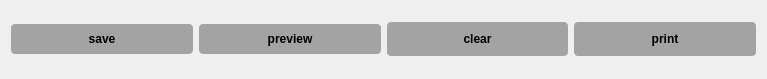
     <widget class="QFrame" name="action_button">
      <property name="minimumSize">
       <size>
        <width>767</width>
        <height>79</height>
       </size>
      </property>
      <property name="maximumSize">
       <size>
        <width>500</width>
        <height>62</height>
       </size>
      </property>
      <property name="styleSheet">
       <string notr="true">
border-radius: 10px;
border: None;
  </string>
      </property>
      <property name="frameShape">
       <enum>QFrame::StyledPanel</enum>
      </property>
      <property name="frameShadow">
       <enum>QFrame::Raised</enum>
      </property>
      <layout class="QHBoxLayout" name="horizontalLayout">
       <item>
        <widget class="QPushButton" name="save_btn">
         <property name="font">
          <font>
           <bold>true</bold>
          </font>
         </property>
         <property name="styleSheet">
          <string notr="true">                padding: 8px 16px; /* px-4 py-2 */
                border-radius: 4px; /* rounded-button */
                font-size: 0.875em; /* text-sm */
                font-weight: 1000; /* font-medium */
                white-space: nowrap;
                border: none;
background-color: rgb(163, 163, 163);</string>
         </property>
         <property name="text">
          <string>save</string>
         </property>
         <property name="icon">
          <iconset resource="../static.qrc">
           <normaloff>:/logo/images/save_40px.png</normaloff>:/logo/images/save_40px.png</iconset>
         </property>
         <property name="iconSize">
          <size>
           <width>32</width>
           <height>32</height>
          </size>
         </property>
        </widget>
       </item>
       <item>
        <widget class="QPushButton" name="preview_btn">
         <property name="font">
          <font>
           <bold>true</bold>
          </font>
         </property>
         <property name="styleSheet">
          <string notr="true">                padding: 8px 16px; /* px-4 py-2 */
                border-radius: 4px; /* rounded-button */
                font-size: 0.875em; /* text-sm */
                font-weight: 1000; /* font-medium */
                white-space: nowrap;
                border: none;
background-color: rgb(163, 163, 163);</string>
         </property>
         <property name="text">
          <string>preview</string>
         </property>
         <property name="icon">
          <iconset resource="../static.qrc">
           <normaloff>:/logo/images/fine_print_48px.png</normaloff>:/logo/images/fine_print_48px.png</iconset>
         </property>
         <property name="iconSize">
          <size>
           <width>32</width>
           <height>32</height>
          </size>
         </property>
        </widget>
       </item>
       <item>
        <widget class="QPushButton" name="clear_btn">
         <property name="font">
          <font>
           <bold>true</bold>
          </font>
         </property>
         <property name="styleSheet">
          <string notr="true">                padding: 10px; /* px-4 py-2 */
                border-radius: 4px; /* rounded-button */
                font-size: 0.875em; /* text-sm */
                font-weight: 1000; /* font-medium */
                white-space: nowrap;
                border: none;
background-color: rgb(163, 163, 163);</string>
         </property>
         <property name="text">
          <string>clear</string>
         </property>
         <property name="icon">
          <iconset resource="../static.qrc">
           <normaloff>:/logo/images/clear_symbol_64px.png</normaloff>:/logo/images/clear_symbol_64px.png</iconset>
         </property>
         <property name="iconSize">
          <size>
           <width>32</width>
           <height>32</height>
          </size>
         </property>
        </widget>
       </item>
       <item>
        <widget class="QPushButton" name="print_btn">
         <property name="font">
          <font>
           <bold>true</bold>
          </font>
         </property>
         <property name="styleSheet">
          <string notr="true">                padding: 10px; /* px-4 py-2 */
                border-radius: 4px; /* rounded-button */
                font-size: 0.875em; /* text-sm */
                font-weight: 1000; /* font-medium */
                white-space: nowrap;
                border: none;
background-color: rgb(163, 163, 163);</string>
         </property>
         <property name="text">
          <string>print</string>
         </property>
         <property name="icon">
          <iconset resource="../static.qrc">
           <normaloff>:/logo/images/print_48px.png</normaloff>:/logo/images/print_48px.png</iconset>
         </property>
         <property name="iconSize">
          <size>
           <width>32</width>
           <height>32</height>
          </size>
         </property>
        </widget>
       </item>
      </layout>
     </widget>
